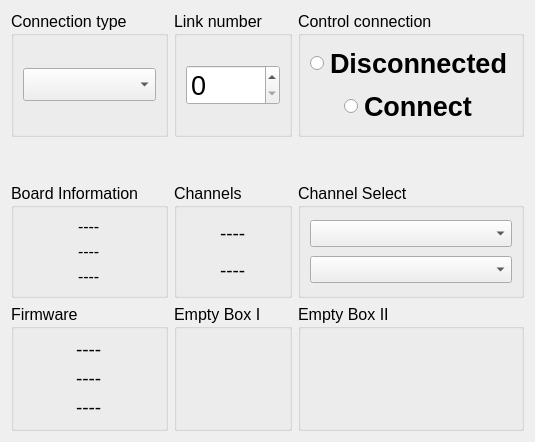
      <widget class="QWidget" name="tab_CF">
       <property name="font">
        <font>
         <pointsize>12</pointsize>
        </font>
       </property>
       <attribute name="title">
        <string> Connection </string>
       </attribute>
       <layout class="QGridLayout" name="gridLayout_4">
        <item row="2" column="2">
         <widget class="QGroupBox" name="groupBox_18">
          <property name="title">
           <string>Channel Select</string>
          </property>
          <layout class="QVBoxLayout" name="verticalLayout_3">
           <item>
            <widget class="QComboBox" name="InputComboBox">
             <property name="sizePolicy">
              <sizepolicy hsizetype="Preferred" vsizetype="Fixed">
               <horstretch>0</horstretch>
               <verstretch>0</verstretch>
              </sizepolicy>
             </property>
            </widget>
           </item>
           <item>
            <widget class="QComboBox" name="HVComboBox">
             <property name="sizePolicy">
              <sizepolicy hsizetype="Preferred" vsizetype="Fixed">
               <horstretch>0</horstretch>
               <verstretch>0</verstretch>
              </sizepolicy>
             </property>
            </widget>
           </item>
          </layout>
         </widget>
        </item>
        <item row="3" column="0">
         <widget class="QGroupBox" name="groupBox_15">
          <property name="title">
           <string>Firmware</string>
          </property>
          <layout class="QVBoxLayout" name="verticalLayout_8">
           <item alignment="Qt::AlignHCenter">
            <widget class="QLabel" name="ROCFirmware">
             <property name="font">
              <font>
               <pointsize>14</pointsize>
               <weight>50</weight>
               <bold>false</bold>
              </font>
             </property>
             <property name="text">
              <string>----</string>
             </property>
            </widget>
           </item>
           <item alignment="Qt::AlignHCenter">
            <widget class="QLabel" name="AMCFirmware">
             <property name="font">
              <font>
               <pointsize>14</pointsize>
               <weight>50</weight>
               <bold>false</bold>
              </font>
             </property>
             <property name="text">
              <string>----</string>
             </property>
            </widget>
           </item>
           <item alignment="Qt::AlignHCenter">
            <widget class="QLabel" name="License">
             <property name="font">
              <font>
               <pointsize>14</pointsize>
               <weight>50</weight>
               <bold>false</bold>
              </font>
             </property>
             <property name="text">
              <string>----</string>
             </property>
            </widget>
           </item>
          </layout>
         </widget>
        </item>
        <item row="1" column="1">
         <spacer name="verticalSpacer">
          <property name="orientation">
           <enum>Qt::Vertical</enum>
          </property>
          <property name="sizeType">
           <enum>QSizePolicy::Fixed</enum>
          </property>
          <property name="sizeHint" stdset="0">
           <size>
            <width>20</width>
            <height>40</height>
           </size>
          </property>
         </spacer>
        </item>
        <item row="3" column="1">
         <widget class="QGroupBox" name="groupBox_16">
          <property name="title">
           <string>Empty Box I</string>
          </property>
          <layout class="QVBoxLayout" name="verticalLayout_13"/>
         </widget>
        </item>
        <item row="0" column="1">
         <widget class="QGroupBox" name="groupBox_4">
          <property name="title">
           <string>Link number</string>
          </property>
          <layout class="QVBoxLayout" name="verticalLayout">
           <item>
            <widget class="QSpinBox" name="LinkNumber">
             <property name="font">
              <font>
               <pointsize>20</pointsize>
              </font>
             </property>
             <property name="maximum">
              <number>16</number>
             </property>
            </widget>
           </item>
          </layout>
         </widget>
        </item>
        <item row="0" column="0">
         <widget class="QGroupBox" name="groupBox_2">
          <property name="title">
           <string>Connection type</string>
          </property>
          <layout class="QVBoxLayout" name="verticalLayout_2">
           <item>
            <widget class="QComboBox" name="LinkType">
             <property name="font">
              <font>
               <pointsize>16</pointsize>
              </font>
             </property>
            </widget>
           </item>
          </layout>
         </widget>
        </item>
        <item row="2" column="1">
         <widget class="QGroupBox" name="groupBox_13">
          <property name="sizePolicy">
           <sizepolicy hsizetype="Preferred" vsizetype="Preferred">
            <horstretch>0</horstretch>
            <verstretch>0</verstretch>
           </sizepolicy>
          </property>
          <property name="title">
           <string>Channels</string>
          </property>
          <layout class="QVBoxLayout" name="verticalLayout_12">
           <item alignment="Qt::AlignHCenter">
            <widget class="QLabel" name="Channels">
             <property name="font">
              <font>
               <pointsize>14</pointsize>
              </font>
             </property>
             <property name="text">
              <string>----</string>
             </property>
            </widget>
           </item>
           <item alignment="Qt::AlignHCenter">
            <widget class="QLabel" name="HVChannels">
             <property name="sizePolicy">
              <sizepolicy hsizetype="Preferred" vsizetype="Preferred">
               <horstretch>0</horstretch>
               <verstretch>0</verstretch>
              </sizepolicy>
             </property>
             <property name="font">
              <font>
               <pointsize>14</pointsize>
              </font>
             </property>
             <property name="text">
              <string>----</string>
             </property>
            </widget>
           </item>
          </layout>
         </widget>
        </item>
        <item row="2" column="0">
         <widget class="QGroupBox" name="groupBox_6">
          <property name="title">
           <string>Board Information</string>
          </property>
          <layout class="QGridLayout" name="gridLayout_11">
           <item row="2" column="0" alignment="Qt::AlignHCenter">
            <widget class="QLabel" name="SerialNumber">
             <property name="font">
              <font>
               <pointsize>12</pointsize>
               <weight>50</weight>
               <bold>false</bold>
              </font>
             </property>
             <property name="text">
              <string>----</string>
             </property>
            </widget>
           </item>
           <item row="0" column="0" alignment="Qt::AlignHCenter">
            <widget class="QLabel" name="ModelName">
             <property name="font">
              <font>
               <pointsize>12</pointsize>
               <weight>50</weight>
               <bold>false</bold>
              </font>
             </property>
             <property name="text">
              <string>----</string>
             </property>
            </widget>
           </item>
           <item row="1" column="0" alignment="Qt::AlignHCenter">
            <widget class="QLabel" name="FamilyCode">
             <property name="font">
              <font>
               <pointsize>12</pointsize>
              </font>
             </property>
             <property name="text">
              <string>----</string>
             </property>
            </widget>
           </item>
          </layout>
         </widget>
        </item>
        <item row="3" column="2">
         <widget class="QGroupBox" name="groupBox_17">
          <property name="title">
           <string>Empty Box II</string>
          </property>
          <layout class="QVBoxLayout" name="verticalLayout_14"/>
         </widget>
        </item>
        <item row="0" column="2">
         <widget class="QGroupBox" name="groupBox_14">
          <property name="styleSheet">
           <string notr="true"/>
          </property>
          <property name="title">
           <string>Control connection</string>
          </property>
          <layout class="QGridLayout" name="gridLayout_3">
           <item row="0" column="0" alignment="Qt::AlignHCenter">
            <widget class="QRadioButton" name="Disconn">
             <property name="font">
              <font>
               <pointsize>20</pointsize>
               <weight>75</weight>
               <bold>true</bold>
              </font>
             </property>
             <property name="autoFillBackground">
              <bool>false</bool>
             </property>
             <property name="styleSheet">
              <string notr="true">QRadioButton::checked {color: green}</string>
             </property>
             <property name="text">
              <string>Disconnected</string>
             </property>
            </widget>
           </item>
           <item row="1" column="0" alignment="Qt::AlignHCenter">
            <widget class="QRadioButton" name="Connect">
             <property name="font">
              <font>
               <pointsize>20</pointsize>
               <weight>75</weight>
               <bold>true</bold>
              </font>
             </property>
             <property name="autoFillBackground">
              <bool>false</bool>
             </property>
             <property name="styleSheet">
              <string notr="true">QRadioButton::checked {color: red}</string>
             </property>
             <property name="text">
              <string>Connect</string>
             </property>
            </widget>
           </item>
          </layout>
         </widget>
        </item>
       </layout>
      </widget>
